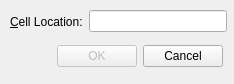
<?xml version="1.0" encoding="UTF-8"?>
<ui version="4.0">
 <class>GoToCellDialog</class>
 <widget class="QWidget" name="GoToCellDialog">
  <property name="geometry">
   <rect>
    <x>0</x>
    <y>0</y>
    <width>234</width>
    <height>84</height>
   </rect>
  </property>
  <property name="windowTitle">
   <string>Go to Cell</string>
  </property>
  <widget class="QWidget" name="">
   <property name="geometry">
    <rect>
     <x>10</x>
     <y>10</y>
     <width>217</width>
     <height>23</height>
    </rect>
   </property>
   <layout class="QHBoxLayout" name="horizontalLayout">
    <item>
     <widget class="QLabel" name="label">
      <property name="text">
       <string>&amp;Cell Location:</string>
      </property>
      <property name="buddy">
       <cstring>lineEdit</cstring>
      </property>
     </widget>
    </item>
    <item>
     <widget class="QLineEdit" name="lineEdit"/>
    </item>
   </layout>
  </widget>
  <widget class="QWidget" name="">
   <property name="geometry">
    <rect>
     <x>10</x>
     <y>40</y>
     <width>213</width>
     <height>32</height>
    </rect>
   </property>
   <layout class="QHBoxLayout" name="horizontalLayout_2">
    <item>
     <spacer name="horizontalSpacer">
      <property name="orientation">
       <enum>Qt::Horizontal</enum>
      </property>
      <property name="sizeHint" stdset="0">
       <size>
        <width>40</width>
        <height>20</height>
       </size>
      </property>
     </spacer>
    </item>
    <item>
     <widget class="QPushButton" name="okButton">
      <property name="enabled">
       <bool>false</bool>
      </property>
      <property name="text">
       <string>OK</string>
      </property>
      <property name="default">
       <bool>true</bool>
      </property>
     </widget>
    </item>
    <item>
     <widget class="QPushButton" name="cancelButton">
      <property name="text">
       <string>Cancel</string>
      </property>
     </widget>
    </item>
   </layout>
  </widget>
 </widget>
 <tabstops>
  <tabstop>lineEdit</tabstop>
  <tabstop>okButton</tabstop>
  <tabstop>cancelButton</tabstop>
 </tabstops>
 <resources/>
 <connections/>
</ui>
